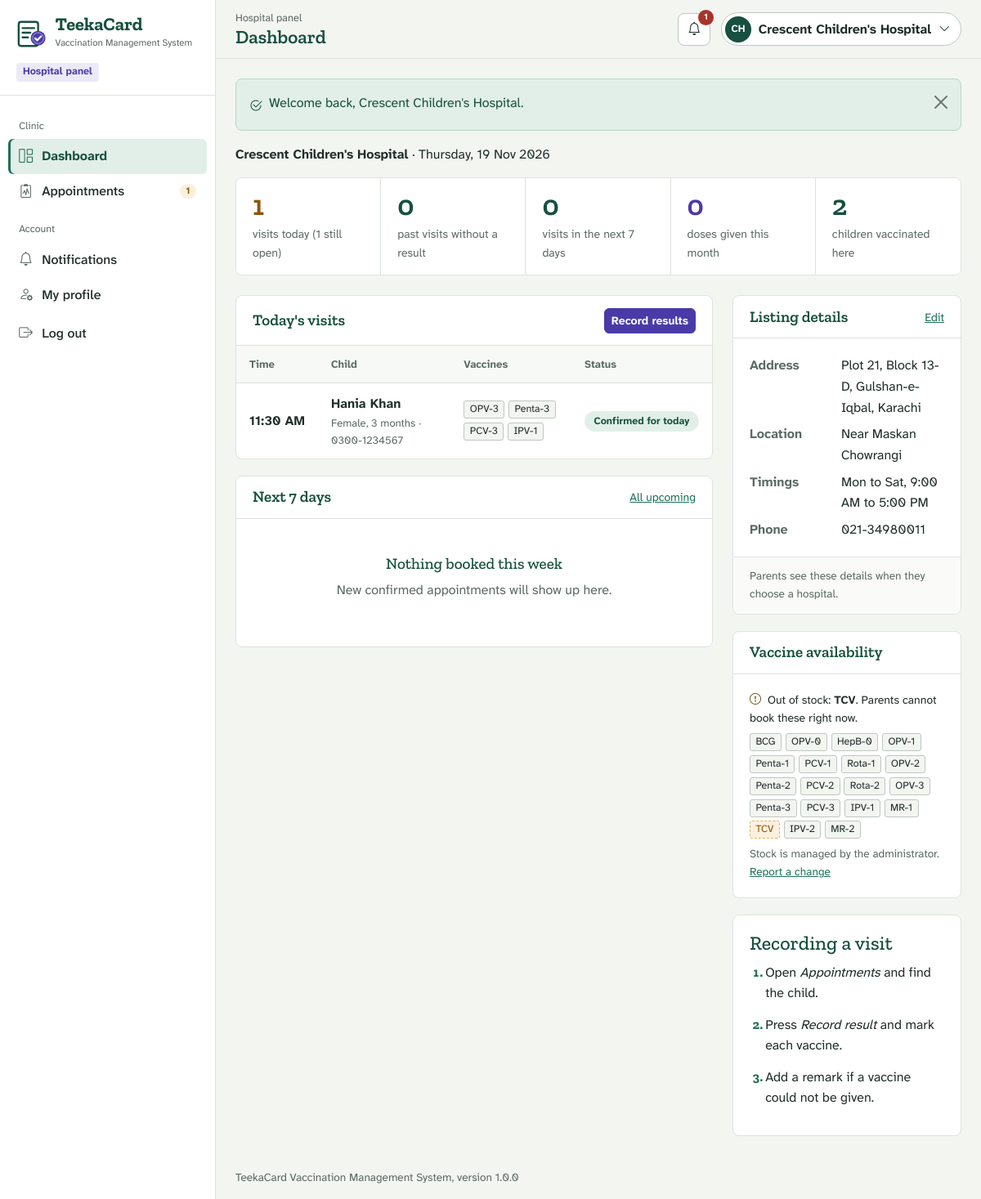
The page /1_Source_Code/vms/hospital/index.php (signed in) on the database its author committed.
### tables this page shows
CREATE TABLE `hospitals` (
  `id`         INT UNSIGNED NOT NULL AUTO_INCREMENT,
  `name`       VARCHAR(150) NOT NULL,
  `email`      VARCHAR(150) NOT NULL,
  `phone`      VARCHAR(20)  NOT NULL,
  `city`       VARCHAR(60)  NOT NULL,
  `address`    VARCHAR(255) NOT NULL,
  `location`   VARCHAR(255) NULL DEFAULT NULL COMMENT 'Area / landmark / map link',
  `timings`    VARCHAR(100) NULL DEFAULT NULL,
  `password`   VARCHAR(255) NOT NULL,
  `status`     ENUM('Pending','Active','Inactive') NOT NULL DEFAULT 'Pending',
  `created_at` DATETIME NOT NULL DEFAULT CURRENT_TIMESTAMP,
  `updated_at` DATETIME NULL DEFAULT NULL ON UPDATE CURRENT_TIMESTAMP,
  PRIMARY KEY (`id`),
  UNIQUE KEY `uq_hospital_email` (`email`),
  KEY `idx_hospital_city` (`city`),
  KEY `idx_hospital_status` (`status`)
);

CREATE TABLE `appointments` (
  `id`                 INT UNSIGNED NOT NULL AUTO_INCREMENT,
  `parent_id`          INT UNSIGNED NOT NULL,
  `child_id`           INT UNSIGNED NOT NULL,
  `hospital_id`        INT UNSIGNED NOT NULL,
  `appointment_date`   DATE NOT NULL,
  `appointment_time`   TIME NOT NULL,
  `parent_note`        VARCHAR(255) NULL DEFAULT NULL,
  `request_status`     ENUM('Pending','Approved','Rejected','Cancelled') NOT NULL DEFAULT 'Pending',
  `admin_remark`       VARCHAR(255) NULL DEFAULT NULL,
  `decided_at`         DATETIME NULL DEFAULT NULL,
  `vaccination_status` ENUM('Pending','Vaccinated','Partially Vaccinated','Not Vaccinated') NOT NULL DEFAULT 'Pending',
  `hospital_remark`    VARCHAR(255) NULL DEFAULT NULL,
  `completed_at`       DATETIME NULL DEFAULT NULL,
  `created_at`         DATETIME NOT NULL DEFAULT CURRENT_TIMESTAMP,
  `updated_at`         DATETIME NULL DEFAULT NULL ON UPDATE CURRENT_TIMESTAMP,
  PRIMARY KEY (`id`),
  KEY `idx_appt_date` (`appointment_date`),
  KEY `idx_appt_request` (`request_status`),
  KEY `idx_appt_vacc` (`vaccination_status`),
  CONSTRAINT `fk_appt_parent`   FOREIGN KEY (`parent_id`)   REFERENCES `parents` (`id`)   ON DELETE CASCADE,
  CONSTRAINT `fk_appt_child`    FOREIGN KEY (`child_id`)    REFERENCES `children` (`id`)  ON DELETE CASCADE,
   
   
  CONSTRAINT `fk_appt_hospital` FOREIGN KEY (`hospital_id`) REFERENCES `hospitals` (`id`) ON DELETE RESTRICT
);

CREATE TABLE `children` (
  `id`            INT UNSIGNED NOT NULL AUTO_INCREMENT,
  `parent_id`     INT UNSIGNED NOT NULL,
  `name`          VARCHAR(100) NOT NULL,
  `date_of_birth` DATE NOT NULL,
  `gender`        ENUM('Male','Female') NOT NULL,
  `blood_group`   VARCHAR(5) NULL DEFAULT NULL,
  `birth_weight`  DECIMAL(4,2) NULL DEFAULT NULL COMMENT 'kg',
  `notes`         VARCHAR(255) NULL DEFAULT NULL COMMENT 'allergies / medical notes',
  `created_at`    DATETIME NOT NULL DEFAULT CURRENT_TIMESTAMP,
  `updated_at`    DATETIME NULL DEFAULT NULL ON UPDATE CURRENT_TIMESTAMP,
  PRIMARY KEY (`id`),
  KEY `idx_child_parent` (`parent_id`),
  CONSTRAINT `fk_child_parent` FOREIGN KEY (`parent_id`)
    REFERENCES `parents` (`id`) ON DELETE CASCADE
);

CREATE TABLE `parents` (
  `id`         INT UNSIGNED NOT NULL AUTO_INCREMENT,
  `name`       VARCHAR(100) NOT NULL,
  `email`      VARCHAR(150) NOT NULL,
  `phone`      VARCHAR(20)  NOT NULL,
  `cnic`       VARCHAR(15)  NULL DEFAULT NULL,
  `city`       VARCHAR(60)  NOT NULL,
  `address`    VARCHAR(255) NULL DEFAULT NULL,
  `password`   VARCHAR(255) NOT NULL,
  `status`     ENUM('Active','Blocked') NOT NULL DEFAULT 'Active',
  `created_at` DATETIME NOT NULL DEFAULT CURRENT_TIMESTAMP,
  `updated_at` DATETIME NULL DEFAULT NULL ON UPDATE CURRENT_TIMESTAMP,
  PRIMARY KEY (`id`),
  UNIQUE KEY `uq_parent_email` (`email`)
);

CREATE TABLE `appointment_vaccines` (
  `id`             INT UNSIGNED NOT NULL AUTO_INCREMENT,
  `appointment_id` INT UNSIGNED NOT NULL,
  `vaccine_id`     INT UNSIGNED NOT NULL,
  `status`         ENUM('Pending','Vaccinated','Not Vaccinated') NOT NULL DEFAULT 'Pending',
  `given_at`       DATETIME NULL DEFAULT NULL,
  PRIMARY KEY (`id`),
  UNIQUE KEY `uq_appt_vaccine` (`appointment_id`, `vaccine_id`),
  KEY `idx_av_status` (`status`),
  CONSTRAINT `fk_av_appt`    FOREIGN KEY (`appointment_id`) REFERENCES `appointments` (`id`) ON DELETE CASCADE,
  CONSTRAINT `fk_av_vaccine` FOREIGN KEY (`vaccine_id`)     REFERENCES `vaccines` (`id`)     ON DELETE RESTRICT
);

CREATE TABLE `vaccines` (
  `id`               INT UNSIGNED NOT NULL AUTO_INCREMENT,
  `name`             VARCHAR(100) NOT NULL,
  `short_name`       VARCHAR(20)  NOT NULL,
  `protects_against` VARCHAR(255) NOT NULL,
  `age_days`         INT UNSIGNED NOT NULL DEFAULT 0,
  `age_label`        VARCHAR(30)  NOT NULL,
  `route`            VARCHAR(50)  NULL DEFAULT NULL,
  `description`      TEXT NULL,
  `status`           ENUM('Available','Unavailable') NOT NULL DEFAULT 'Available',
  `created_at`       DATETIME NOT NULL DEFAULT CURRENT_TIMESTAMP,
  `updated_at`       DATETIME NULL DEFAULT NULL ON UPDATE CURRENT_TIMESTAMP,
  PRIMARY KEY (`id`),
  UNIQUE KEY `uq_vaccine_short` (`short_name`),
  KEY `idx_vaccine_age` (`age_days`)
);

### 1_Source_Code/vms/hospital/index.php (the view, shortened to what the rows shown need)
<?php
require_role('hospital');
$hospitalId = current_user_id();
$hospital   = $GLOBALS['authUser'];
$weekEnd    = add_days(today(), 7);
$select = "SELECT a.*, c.name AS child_name, c.date_of_birth, c.gender, c.notes AS child_notes, p.phone AS parent_phone
             FROM appointments a
             JOIN children c ON c.id = a.child_id
             JOIN parents p  ON p.id = a.parent_id
            WHERE a.hospital_id = ? AND a.request_status = 'Approved'";
$todayList = db_all($select . ' AND a.appointment_date = CURDATE() ORDER BY a.appointment_time', [$hospitalId]);
$weekList  = db_all(
    $select . " AND a.appointment_date > CURDATE() AND a.appointment_date <= ? AND a.vaccination_status = 'Pending'
               ORDER BY a.appointment_date, a.appointment_time",
    [$hospitalId, $weekEnd]
);
$vaccines = appointment_vaccine_map(array_merge(array_column($todayList, 'id'), array_column($weekList, 'id')));
$stock = db_all('SELECT short_name, name, status FROM vaccines ORDER BY age_days, id');
require APP_ROOT . '/includes/layout/panel-header.php';
?>
<p class="mb-3"><strong><?= e($hospital['name']) ?></strong> &middot; <?= e(fmt_date(today(), 'l, d M Y')) ?></p>
<div class="row g-4">
    <div class="col-xl-8">
        <section class="sheet" aria-labelledby="today-title">
            <div class="sheet-head">
                <h2 id="today-title">Today's visits</h2>
            </div>
            <?php if (!$todayList): ?>
                <?= empty_state('No visits today', 'Appointments approved by the administrator appear here on the day.') ?>
            <?php else: ?>
                <div class="table-responsive">
                    <table class="table">
                        <thead><tr><th scope="col">Time</th><th scope="col">Child</th><th scope="col">Vaccines</th><th scope="col">Status</th></tr></thead>
                        <tbody>
                            <?php foreach ($todayList as $a): ?>
                                <tr>
                                    <td class="fw-600 text-nowrap"><?= e(fmt_time($a['appointment_time'])) ?></td>
                                    <td>
                                        <div class="fw-600"><?= e($a['child_name']) ?></div>
                                        <div class="cell-sub"><?= e($a['gender']) ?>, <?= e(child_age($a['date_of_birth'])) ?> &middot; <span class="text-nowrap"><?= e($a['parent_phone']) ?></span></div>
                                    </td>
                                    <td><?= vaccine_chips($vaccines[$a['id']] ?? [], true, true) ?></td>
                                    <td><?= booking_stage_badge($a) ?></td>
                                </tr>
                            <?php endforeach; ?>
                        </tbody>
                    </table>
                </div>
            <?php endif; ?>
        </section>
        <section class="sheet" aria-labelledby="week-title">
            <div class="sheet-head">
                <h2 id="week-title">Next 7 days</h2>
            </div>
        </section>
    </div>
    <div class="col-xl-4">
        <section class="sheet" aria-labelledby="info-title">
            <div class="sheet-head">
                <h2 id="info-title">Listing details</h2>
            </div>
            <dl class="detail-list sheet-body mb-0 detail-list-stack">
                <dt>Address</dt><dd><?= e($hospital['address']) ?>, <?= e($hospital['city']) ?></dd>
                <dt>Location</dt><dd class="text-break"><?= e($hospital['location'] ?: '-') ?></dd>
                <dt>Timings</dt><dd><?= e($hospital['timings'] ?: 'Not listed') ?></dd>
                <dt>Phone</dt><dd><?= e($hospital['phone']) ?></dd>
            </dl>
        </section>
        <section class="sheet" aria-labelledby="stock-title">
            <div class="sheet-head"><h2 id="stock-title">Vaccine availability</h2></div>
            <div class="sheet-body">
                <div class="dose-cells">
                    <?php foreach ($stock as $v): ?>
                        <span class="dose-cell<?= $v['status'] === 'Unavailable' ? ' is-out' : '' ?>" title="<?= e($v['name'] . ' - ' . $v['status']) ?>"><?= e($v['short_name']) ?></span>
                    <?php endforeach; ?>
                </div>
            </div>
        </section>
        <section class="sheet sheet-body" aria-labelledby="howto-title">
            <h2 class="h4" id="howto-title">Recording a visit</h2>
        </section>
    </div>
</div>
<?php require APP_ROOT . '/includes/layout/panel-footer.php'; ?>

### 1_Source_Code/vms/includes/bookings.php (shortened to what the rows shown need)
<?php
function appointment_vaccine_map(array $appointmentIds): array
{
    $ids = array_values(array_unique(array_map('intval', $appointmentIds)));
    $map = array_fill_keys($ids, []);
    $rows = db_all(
        'SELECT av.appointment_id, av.vaccine_id, av.status, av.given_at,
                v.short_name, v.name, v.status AS stock_status
           FROM appointment_vaccines av
           JOIN vaccines v ON v.id = av.vaccine_id
          WHERE av.appointment_id IN (' . db_placeholders(count($ids)) . ')
          ORDER BY v.age_days, v.id',
        $ids
    );
    foreach ($rows as $row) {
        $map[(int) $row['appointment_id']][] = $row;
    }
    return $map;
}
function vaccine_chips(array $vaccines, bool $showResult = false, bool $showStock = false): string
{
    $html = '<div class="dose-cells">';
    foreach ($vaccines as $v) {
        $class = 'dose-cell';
        $title = $v['name'];
        $html .= '<span class="' . $class . '" title="' . e($title) . '">' . e($v['short_name']) . '</span>';
    }
    return $html . '</div>';
}
function booking_stage(array $a): array
{
    return [$a['appointment_date'] === today() ? 'Confirmed for today' : 'Confirmed', 'pill-green'];
}
function booking_stage_badge(array $a): string
{
    [$label, $class] = booking_stage($a);
    return '<span class="pill ' . $class . '">' . e($label) . '</span>';
}

### rows shown on the page
hospitals: name "Crescent Children's Hospital", address "Plot 21, Block 13-D, Gulshan-e-Iqbal", city "Karachi", location "Near Maskan Chowrangi", timings "Mon to Sat, 9:00 AM to 5:00 PM", phone "021-34980011"
appointments: appointment_time "11:30 AM", child.name "Hania Khan", child.gender "Female", child.date_of_birth "3 months", parent.phone "0300-1234567"
appointment_vaccines: vaccine.short_name "OPV-3"
appointment_vaccines: vaccine.short_name "Penta-3"
appointment_vaccines: vaccine.short_name "PCV-3"
appointment_vaccines: vaccine.short_name "IPV-1"
vaccines: short_name "BCG"
vaccines: short_name "OPV-0"
vaccines: short_name "HepB-0"
vaccines: short_name "OPV-1"
vaccines: short_name "Penta-1"
vaccines: short_name "PCV-1"
vaccines: short_name "Rota-1"
vaccines: short_name "OPV-2"
vaccines: short_name "Penta-2"
vaccines: short_name "PCV-2"
vaccines: short_name "Rota-2"
vaccines: short_name "OPV-3"
vaccines: short_name "Penta-3"
vaccines: short_name "PCV-3"
vaccines: short_name "IPV-1"
vaccines: short_name "MR-1"
vaccines: short_name "TCV"
vaccines: short_name "IPV-2"
vaccines: short_name "MR-2"

### other values the page prints
APP_NAME "TeekaCard"
APP_TAGLINE "Vaccination Management System"
$panelRoleCfg['label'] "Hospital"
$navGroup "Clinic"
$navLabel "Dashboard"
$navLabel "Appointments"
$navCount "1"
$navGroup "Account"
$navLabel "Notifications"
$navLabel "My profile"
$pageTitle "Dashboard"
$panelUnread "1"
initials(current_user_name()) "CH"
current_user_name() "Crescent Children's Hospital"
$f['message'] "Welcome back, Crescent Children's Hospital."
